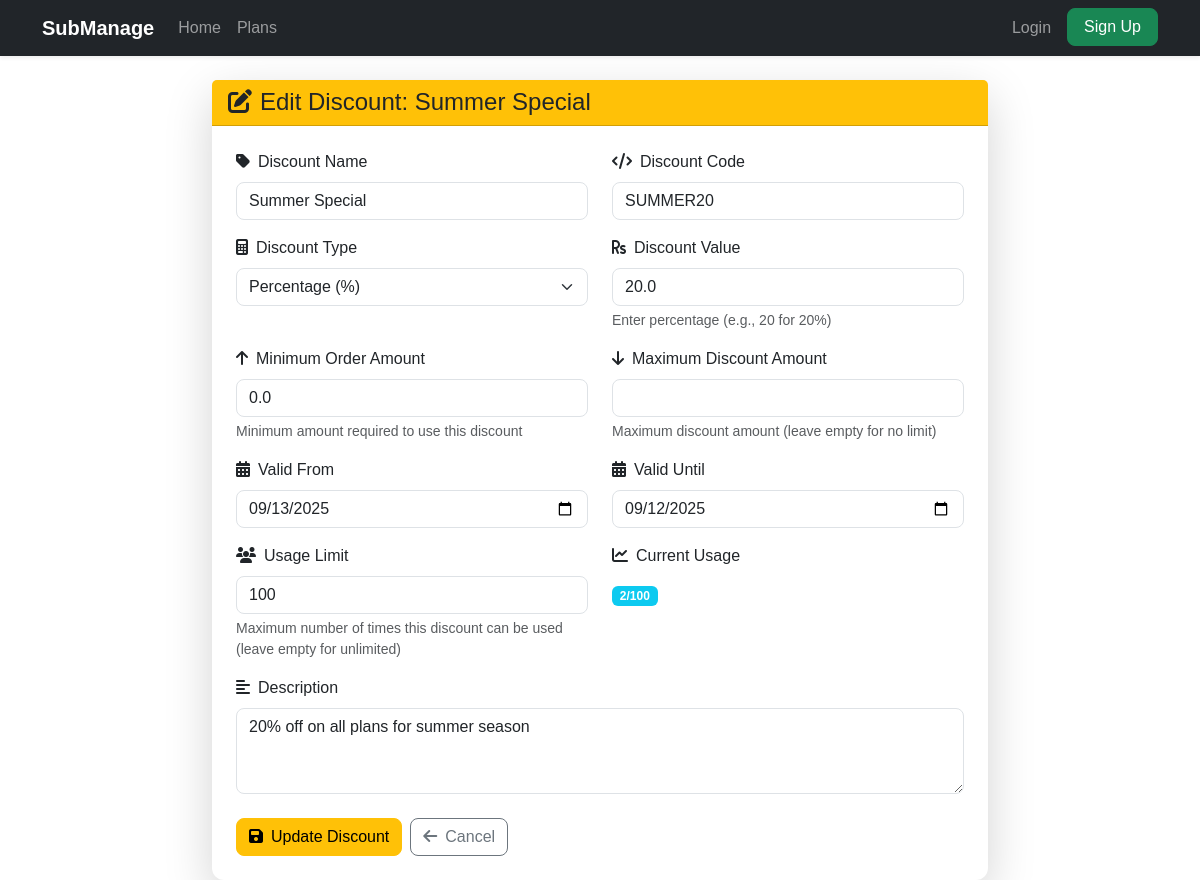
The page /admin/discounts/1/edit (signed in) on the database its author committed.
### app.py (models this page shows)
class Discount(db.Model):
    id = db.Column(db.Integer, primary_key=True)
    name = db.Column(db.String(120), nullable=False)
    code = db.Column(db.String(50), unique=True, nullable=False)
    discount_type = db.Column(db.String(20), nullable=False)  # 'percentage' or 'fixed'
    discount_value = db.Column(db.Float, nullable=False)
    min_amount = db.Column(db.Float, default=0.0)
    max_discount = db.Column(db.Float)
    valid_from = db.Column(db.DateTime, nullable=False)
    valid_until = db.Column(db.DateTime, nullable=False)
    usage_limit = db.Column(db.Integer, default=None)  # None for unlimited
    used_count = db.Column(db.Integer, default=0)
    active = db.Column(db.Boolean, default=True)
    description = db.Column(db.String(500))

### app.py (the view, shortened to what this page needs)
@app.route('/admin/discounts/<int:discount_id>/edit', methods=['GET', 'POST'])
def edit_discount(discount_id):
    user = current_user()
    if not user or user.role != 'admin':
        return redirect(url_for('login'))
    discount = Discount.query.get_or_404(discount_id)
    return render_template('edit_discount.html', discount=discount)

### app.py (called while the page is built)
def current_user():
    uid = session.get('user_id')
    if not uid:
        return None
    return User.query.get(uid)

### templates/edit_discount.html (shortened to what this page needs)
{% extends "base.html" %}
{% block content %}
<div class="row justify-content-center">
  <div class="col-md-10 col-lg-8">
    <div class="card shadow-lg border-0 mt-4">
      <div class="card-header bg-warning text-dark">
        <h4 class="mb-0">
          <i class="fa fa-edit me-2"></i>Edit Discount: {{ discount.name }}
        </h4>
      </div>
      <div class="card-body p-4">
        <form method="post">
          <div class="row">
            <div class="col-md-6">
              <div class="mb-3">
                <label for="name" class="form-label">
                  <i class="fa fa-tag me-2"></i>Discount Name
                </label>
                <input type="text" class="form-control" id="name" name="name" value="{{ discount.name }}" required>
              </div>
            </div>
            <div class="col-md-6">
              <div class="mb-3">
                <label for="code" class="form-label">
                  <i class="fa fa-code me-2"></i>Discount Code
                </label>
                <input type="text" class="form-control" id="code" name="code" value="{{ discount.code }}" required style="text-transform: uppercase;">
              </div>
            </div>
          </div>
          <div class="row">
            <div class="col-md-6">
              <div class="mb-3">
                <label for="discount_type" class="form-label">
                  <i class="fa fa-calculator me-2"></i>Discount Type
                </label>
                <select class="form-select" id="discount_type" name="discount_type" required>
                  <option value="percentage" {% if discount.discount_type == 'percentage' %}selected{% endif %}>Percentage (%)</option>
                </select>
              </div>
            </div>
            <div class="col-md-6">
              <div class="mb-3">
                <label for="discount_value" class="form-label">
                  <i class="fa fa-rupee-sign me-2"></i>Discount Value
                </label>
                <input type="number" class="form-control" id="discount_value" name="discount_value" step="0.01" value="{{ discount.discount_value }}" required min="0">
                <div class="form-text" id="discount_help">Enter the discount amount</div>
              </div>
            </div>
          </div>
          <div class="row">
            <div class="col-md-6">
              <div class="mb-3">
                <label for="min_amount" class="form-label">
                  <i class="fa fa-arrow-up me-2"></i>Minimum Order Amount
                </label>
                <input type="number" class="form-control" id="min_amount" name="min_amount" step="0.01" min="0" value="{{ discount.min_amount }}">
                <div class="form-text">Minimum amount required to use this discount</div>
              </div>
            </div>
            <div class="col-md-6">
              <div class="mb-3">
                <label for="max_discount" class="form-label">
                  <i class="fa fa-arrow-down me-2"></i>Maximum Discount Amount
                </label>
                <input type="number" class="form-control" id="max_discount" name="max_discount" step="0.01" min="0" value="{{ discount.max_discount or '' }}">
                <div class="form-text">Maximum discount amount (leave empty for no limit)</div>
              </div>
            </div>
          </div>
          <div class="row">
            <div class="col-md-6">
              <div class="mb-3">
                <label for="valid_from" class="form-label">
                  <i class="fa fa-calendar-alt me-2"></i>Valid From
                </label>
                <input type="date" class="form-control" id="valid_from" name="valid_from" value="{{ discount.valid_from.strftime('%Y-%m-%d') }}" required>
              </div>
            </div>
            <div class="col-md-6">
              <div class="mb-3">
                <label for="valid_until" class="form-label">
                  <i class="fa fa-calendar-alt me-2"></i>Valid Until
                </label>
                <input type="date" class="form-control" id="valid_until" name="valid_until" value="{{ discount.valid_until.strftime('%Y-%m-%d') }}" required>
              </div>
            </div>
          </div>
          <div class="row">
            <div class="col-md-6">
              <div class="mb-3">
                <label for="usage_limit" class="form-label">
                  <i class="fa fa-users me-2"></i>Usage Limit
                </label>
                <input type="number" class="form-control" id="usage_limit" name="usage_limit" min="1" value="{{ discount.usage_limit or '' }}">
                <div class="form-text">Maximum number of times this discount can be used (leave empty for unlimited)</div>
              </div>
            </div>
            <div class="col-md-6">
              <div class="mb-3">
                <label class="form-label">
                  <i class="fa fa-chart-line me-2"></i>Current Usage
                </label>
                <div class="form-control-plaintext">
                  <span class="badge bg-info">{{ discount.used_count }}/{{ discount.usage_limit if discount.usage_limit else '∞' }}</span>
                </div>
              </div>
            </div>
          </div>
          <div class="mb-4">
            <label for="description" class="form-label">
              <i class="fa fa-align-left me-2"></i>Description
            </label>
            <textarea class="form-control" id="description" name="description" rows="3">{{ discount.description }}</textarea>
          </div>
          <div class="d-flex gap-2">
            <button type="submit" class="btn btn-warning">
              <i class="fa fa-save me-2"></i>Update Discount
            </button>
            <a href="{{ url_for('list_discounts') }}" class="btn btn-outline-secondary">
              <i class="fa fa-arrow-left me-2"></i>Cancel
            </a>
          </div>
        </form>
      </div>
    </div>
  </div>
</div>
{% endblock %}

### templates/base.html (style rules this page uses)
body { font-family: "Poppins", sans-serif; }
.btn { border-radius: 8px; }
.card { border-radius: 12px; box-shadow: 0 2px 10px rgba(0,0,0,0.1); }
.form-control { border-radius: 8px; }
.form-select { border-radius: 8px; }

### rows shown on the page
Discount: name "Summer Special", code "SUMMER20", discount_type "Percentage (%)", discount_value "20.0", min_amount "0.0", valid_from "09/13/2025", valid_until "09/12/2025", usage_limit "100", used_count "2", description "20% off on all plans for summer season"
